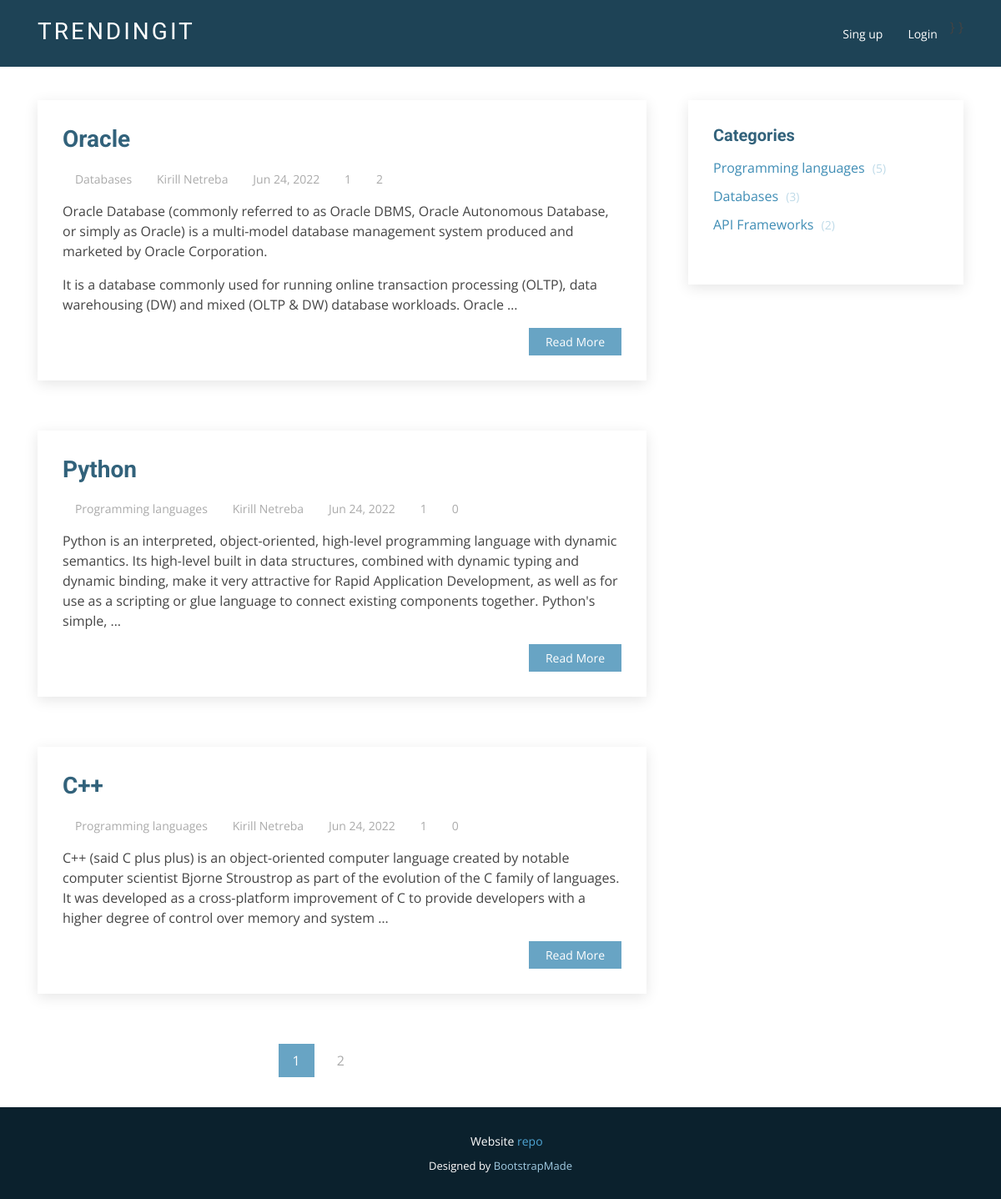
The page / on the database its author committed.
### itobj/models.py (models this page shows, shortened)
class ItObject(models.Model):
    title = models.CharField(max_length=80)
    slug = models.SlugField(max_length=80, unique=True, db_index=True, verbose_name='URL')
    content = models.TextField(blank=True)
    avatar = models.ImageField(upload_to="photos/%Y/%m/%d/", blank=True)
    time_create = models.DateTimeField(auto_now_add=True)
    time_update = models.DateTimeField(auto_now=True)
    is_published = models.BooleanField(default=True)
    views = models.IntegerField(default=0)
    likes = models.ManyToManyField(User, related_name='blog_post')
    trending = models.IntegerField(default=0)
    cat = models.ForeignKey('Category', on_delete=models.PROTECT)
    user = models.ForeignKey(User, on_delete=models.CASCADE)
    def get_absolute_url(self):
        return reverse('post', kwargs={'post_slug': self.slug})
    def total_likes(self):
        return self.likes.count()
    class Meta:
        verbose_name = 'IT Object'
        ordering = ['-time_update']

class Category(models.Model):
    name = models.CharField(max_length=80, db_index=True)
    slug = models.SlugField(max_length=80, unique=True, db_index=True, verbose_name='URL')
    def __str__(self):
        return self.name
    def get_absolute_url(self):
        return reverse('show_category', kwargs={'cat_slug': self.slug})
    class Meta:
        verbose_name_plural = 'Categories'
        ordering = ['id']

### itobj/views.py (the view)
# urls.py: path('', ItHome.as_view(), name='home'),
class ItHome(DataMixin, ListView):
    model = ItObject
    template_name = 'itobj/index.html'
    context_object_name = 'posts'
    def get_context_data(self, *, object_list=None, **kwargs):
        context = super().get_context_data(**kwargs)
        c_def = self.get_user_context(title='TrendingIT - trending, loved and interesting things in IT world.')
        context.update(c_def)
        return context
    def get_queryset(self):
        return ItObject.objects.filter(is_published=True).select_related('cat')

### itobj/templatetags/itobj_tags.py (called while the page is built)
@register.inclusion_tag('itobj/show_sidebar.html')
def show_sidebar():
    cats = Category.objects.all()
    return {'cats': cats}

@register.inclusion_tag('itobj/show_title_stats.html')
def show_title_stats(post=None, liked=False):
    return {'p': post, 'liked': liked}

### itobj/utils.py (called while the page is built)
    def get_user_context(self, **kwargs):
        context = kwargs
        cats = Category.objects.all()
        user_menu = menu.copy()
        if not self.request.user.is_authenticated:
            user_menu.pop(0)
        context['menu'] = user_menu
        context['cats'] = cats
        return context

### itobj/templates/itobj/index.html (shortened to what this page needs)
{% extends 'itobj/base.html' %}
{% load itobj_tags %}
{% block content %}
<section class="blog" data-aos="fade-up" data-aos-easing="ease-in-out" data-aos-duration="500">
    <div class="container">
        <div class="row">
            <div class="col-lg-8 entries">
                {% for p in posts %}
                <article class="entry">
                    {% show_title_stats p %}
                    <div class="entry-content">
                        <p>
                            {% autoescape off %}
                            {{p.content|truncatewords:50}}
                            {% endautoescape %}
                        </p>
                        <div class="read-more">
                            <a href="{{ p.get_absolute_url }}">Read More</a>
                        </div>
                    </div>
                </article>
                {% endfor %}
                {% if page_obj.has_other_pages %}
                <div class="blog-pagination">
                    <ul class="justify-content-center">
                        {% for p in paginator.page_range %}
                        {% if page_obj.number == p %}
                        <li class="active"><a href="#">{{ p }}</a></li>
                        {% elif p >= page_obj.number|add:-1 and p <= page_obj.number|add:1 %}
                        <li><a href="?page={{ p }}">{{ p }}</a></li>
                        {% endif %}
                        {% endfor %}
                        {% if page_obj.has_next %}
                        <li><a href="?page={{ page_obj.next_page_number }}"><i class="icofont-rounded-right"></i></a>
                        </li>
                        {% endif %}
                    </ul>
                </div>
                {% endif %}
            </div>
            {% show_sidebar %}
        </div>
    </div>
</section>
{% endblock %}

### itobj/templates/itobj/show_title_stats.html
{% load hitcount_tags %}
<h2 class="entry-title">
    <a href="{{ p.get_absolute_url }}">{{p.title}}</a>
</h2>
<div class="entry-meta">
    <ul>
        <li class="d-flex align-items-center"><i class="icofont-list"></i> <a>{{p.cat}}</a></li>
        <li class="d-flex align-items-center"><i class="icofont-user"></i> <a>Kirill Netreba</a></li>
        <li class="d-flex align-items-center"><i class="icofont-wall-clock"></i> <a>
            <time datetime="{{p.time_update}}">{{p.time_update|date:"M d, Y"}}</time></a></li>
        <li class="d-flex align-items-center"><a href="{% url 'like_post' p.slug %}">
        {% if liked %}
            <i class="icofont-heart" style="color:red"></i>
        {% else %}
            <i class="icofont-heart"></i>
        {% endif %}
        </a> <a>{{ p.total_likes }}</a></li>
        <li class="d-flex align-items-center"><i class="icofont-money-bag"></i> <a>{{p.trending}}</a></li>
        <li class="d-flex align-items-center"><i class="icofont-eye"></i> <a>{% get_hit_count for p %}</a></li>
    </ul>
</div>

### itobj/templates/itobj/show_sidebar.html
<div class="col-lg-4">
    <div class="sidebar">
        <h3 class="sidebar-title">Categories</h3>
        <div class="sidebar-item categories">
            <ul>
                {% for c in cats %}
                <li><a href="{{ c.get_absolute_url }}">{{ c.name }} <span>({{ c.itobject_set.count }})</span></a></li>
                {% endfor %}
            </ul>
        </div>
    </div>
</div>

### itobj/static/itobj/css/style.css (style rules this page uses)
body { font-family: "Open Sans", sans-serif; color: #444; }
a { color: #4fa6d5; }
h1, h2, h3, h4, h5, h6, .font-primary { font-family: "Roboto", sans-serif; }
section { padding: 60px 0; }
.blog { padding: 40px 0 20px 0; }
.blog .entry { padding: 30px; margin-bottom: 60px; box-shadow: 0 4px 16px rgba(0, 0, 0, 0.1); }
.blog .entry .entry-title { font-size: 28px; font-weight: bold; padding: 0; margin: 0 0 20px 0; }
.blog .entry .entry-title a { color: #32627b; transition: 0.3s; }
.blog .entry .entry-meta { margin-bottom: 15px; color: #dddddd; }
.blog .entry .entry-meta ul { display: flex; flex-wrap: wrap; list-style: none; padding: 0; margin: 0; }
.blog .entry .entry-meta ul li + li { padding-left: 15px; }
.blog .entry .entry-meta i { font-size: 14px; padding-right: 4px; }
.blog .entry .entry-meta a { color: #aaaaaa; font-size: 14px; display: inline-block; }
.blog .entry .entry-content p { line-height: 24px; }
.blog .entry .entry-content .read-more { -moz-text-align-last: right; text-align-last: right; }
.blog .entry .entry-content .read-more a { display: inline-block; background: #68A4C4; color: #fff; padding: 6px 20px; transition: 0.3s; font-size: 14px; }
.blog .blog-pagination { color: #7b9bab; }
.blog .blog-pagination ul { display: flex; padding-left: 0; list-style: none; }
.blog .blog-pagination li { border: 1px solid white; margin: 0 5px; transition: 0.3s; }
.blog .blog-pagination li.active { background: white; }
.blog .blog-pagination li a { color: #aaaaaa; padding: 7px 16px; display: inline-block; }
.blog .blog-pagination li.active, .blog .blog-pagination li:hover { background: #68A4C4; border: 1px solid #68A4C4; }
.blog .blog-pagination li.active a, .blog .blog-pagination li:hover a { color: #fff; }
.blog .sidebar { padding: 30px; margin: 0 0 60px 20px; box-shadow: 0 4px 16px rgba(0, 0, 0, 0.1); }
.blog .sidebar .sidebar-title { font-size: 20px; font-weight: 700; padding: 0 0 0 0; margin: 0 0 15px 0; color: #32627b; position: relative; }
.blog .sidebar .sidebar-item { margin-bottom: 30px; }
.blog .sidebar .categories ul { list-style: none; padding: 0; }
.blog .sidebar .categories ul li + li { padding-top: 10px; }
.blog .sidebar .categories ul a { color: #3f8db5; }
.blog .sidebar .categories ul a span { padding-left: 5px; color: #bedae8; font-size: 14px; }

### rows shown on the page
ItObject: title "Oracle", cat "Databases", time_update "Jun 24, 2022", total_likes "1", trending "2", content "Oracle Database (commonly referred to as Oracle DBMS, Oracle Autonomous Database, or simply as Oracle) is a multi-model database management system produced and marketed by Oracle Corporation. It is a database commonly used for running online transaction processing (OLTP), data warehousing (DW) and mixed (OLTP & DW) database workloads. Oracle …"
ItObject: title "Python", cat "Programming languages", time_update "Jun 24, 2022", total_likes "1", trending "0", content "Python is an interpreted, object-oriented, high-level programming language with dynamic semantics. Its high-level built in data structures, combined with dynamic typing and dynamic binding, make it very attractive for Rapid Application Development, as well as for use as a scripting or glue language to connect existing components together. Python's simple, …"
ItObject: title "C++", cat "Programming languages", time_update "Jun 24, 2022", total_likes "1", trending "0", content "C++ (said C plus plus) is an object-oriented computer language created by notable computer scientist Bjorne Stroustrop as part of the evolution of the C family of languages. It was developed as a cross-platform improvement of C to provide developers with a higher degree of control over memory and system …"
Category: name "Programming languages", itobject_set.count "5"
Category: name "Databases", itobject_set.count "3"
Category: name "API Frameworks", itobject_set.count "2"

### other values the page prints
{{ p }} "1"
{{ p }} "2"
